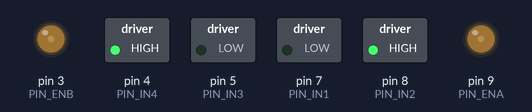
The sketch below on a simulated Arduino Uno, built with avr-gcc and run on an emulated ATmega328P. Parts: switched loads named in the sketch (green lamp = pin HIGH), output pins drawn as LEDs (lit = HIGH).

Above: at 0.15 s.
At 19.65 s:
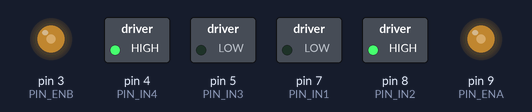
At 34.05 s:
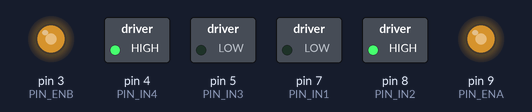
At 39.4 s:
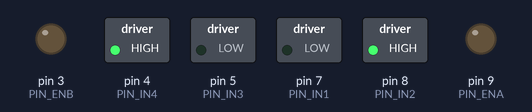
Timing chart, 0 to 40.0 s (numbered marks = the images above):
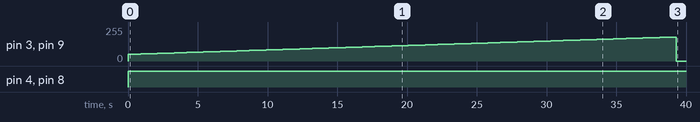

The sketch:

robot1.ino
```cpp
//#include <L298N.h>
// Двигатель A
int PIN_ENA = 9;
int PIN_IN1 = 7;
int PIN_IN2 = 8;
// Двигатель B
int PIN_ENB = 3;
int PIN_IN3 = 5;
int PIN_IN4 = 4;
uint8_t power = 50; // Значение ШИМ (или скорости вращения)
int i;

//create a motor instance
//L298N motorL(PIN_ENA, PIN_IN1, PIN_IN2);
//L298N motorR(PIN_ENB, PIN_IN3, PIN_IN4);

void setup() {


  //used for display information
  Serial.begin(9600);

 // motorL.setSpeed(50); // an integer between 0 and 255
//  motorR.setSpeed(50); // an integer between 0 and 255

  // Установка всех управляющих пинов в режим выхода

  pinMode(PIN_ENA, OUTPUT);

  pinMode(PIN_ENB, OUTPUT);

  pinMode(PIN_IN1, OUTPUT);

  pinMode(PIN_IN2, OUTPUT);

  pinMode(PIN_IN3, OUTPUT);

  pinMode(PIN_IN4, OUTPUT);

// Команда остановки двум моторам

  digitalWrite(PIN_IN1, LOW);

  digitalWrite(PIN_IN2, LOW);

  digitalWrite(PIN_IN3, LOW);

  digitalWrite(PIN_IN4, LOW);


  //change the initial speed
 // motorL.setSpeed(150);
 // motorR.setSpeed(150);
}

void leftForward(int powr) {

  int pwr = powr;
  while(pwr < 255) {

     analogWrite(PIN_ENB, 0); // Устанавливаем скорость 1-го мотора
     digitalWrite(PIN_IN3, LOW);
     digitalWrite(PIN_IN4, LOW);

     analogWrite(PIN_ENA, pwr); // Устанавливаем скорость 1-го мотора
     digitalWrite(PIN_IN1, HIGH);
     digitalWrite(PIN_IN2, LOW);
     delay(1000); // Пауза 3 секунды
     pwr += 30; // Увеличиваем скорость
  }
}

void rightForward(int powr) {
  int pwr = powr;
  while(pwr < 255) {
     analogWrite(PIN_ENA, 0); // Устанавливаем скорость 1-го мотора
     digitalWrite(PIN_IN1, LOW);
     digitalWrite(PIN_IN2, LOW);

     analogWrite(PIN_ENB, pwr); // Устанавливаем скорость 1-го мотора
     digitalWrite(PIN_IN3, HIGH);
     digitalWrite(PIN_IN4, LOW);

     delay(1000); // Пауза 3 секунды
     pwr += 30; // Увеличиваем скорость
  }
}


void twoForward(int powr) {

  int pwr = powr;
  while(pwr < 255) {
     analogWrite(PIN_ENA, power); // Устанавливаем скорость 1-го мотора
     analogWrite(PIN_ENB, power); // Устанавливаем скорость 2-го мотора
     digitalWrite(PIN_IN1, HIGH);
     digitalWrite(PIN_IN2, LOW);
     digitalWrite(PIN_IN3, HIGH);
     digitalWrite(PIN_IN4, LOW);
     delay(1000); // Пауза 3 секунды
     pwr += 30; // Увеличиваем скорость
  }
}

/*
void forwardAll() {
  //tell the motor to go forward (may depend by your wiring)
  motorL.forward();
  motorR.forward();

  //print the motor satus in the serial monitor
  Serial.print("MotorL.Is moving = ");
  Serial.println(motorL.isMoving());
    Serial.print("MotorR.Is moving = ");
  Serial.println(motorR.isMoving());
  delay(1000);
  motorL.setSpeed(255);
  motorR.setSpeed(255);
}
*/

void loop()
{
  digitalWrite (PIN_IN2, HIGH);
  digitalWrite (PIN_IN1, LOW);
  digitalWrite (PIN_IN4, HIGH);
  digitalWrite (PIN_IN3, LOW);
  for (i = 50; i <= 180; ++i)
  {
      analogWrite(PIN_ENA, i);
      analogWrite(PIN_ENB, i);
      delay(300);
  }
  analogWrite (PIN_ENA, 0);
  analogWrite (PIN_ENB, 0);
  delay(1000);
  digitalWrite (PIN_IN1, HIGH);
  digitalWrite (PIN_IN2, LOW);
  digitalWrite (PIN_IN3, HIGH);
  digitalWrite (PIN_IN4, LOW);
  for (i = 50; i <= 180; ++i)
  {
      analogWrite(PIN_ENA, i);
      analogWrite(PIN_ENB, i);
      delay(300);
  }
  analogWrite (PIN_ENA, 0);
  analogWrite (PIN_ENB, 0);
  delay(2000);
}
```

Measured:
- by itself, pin 3 (PIN_ENB), pin 9 (PIN_ENA): rises from 0/255 to 180/255 in 39.0 s, then falls to 0/255 in 0.30 s
- by itself, pin 4 (PIN_IN4), pin 8 (PIN_IN2): LOW → HIGH at 0.00 s
